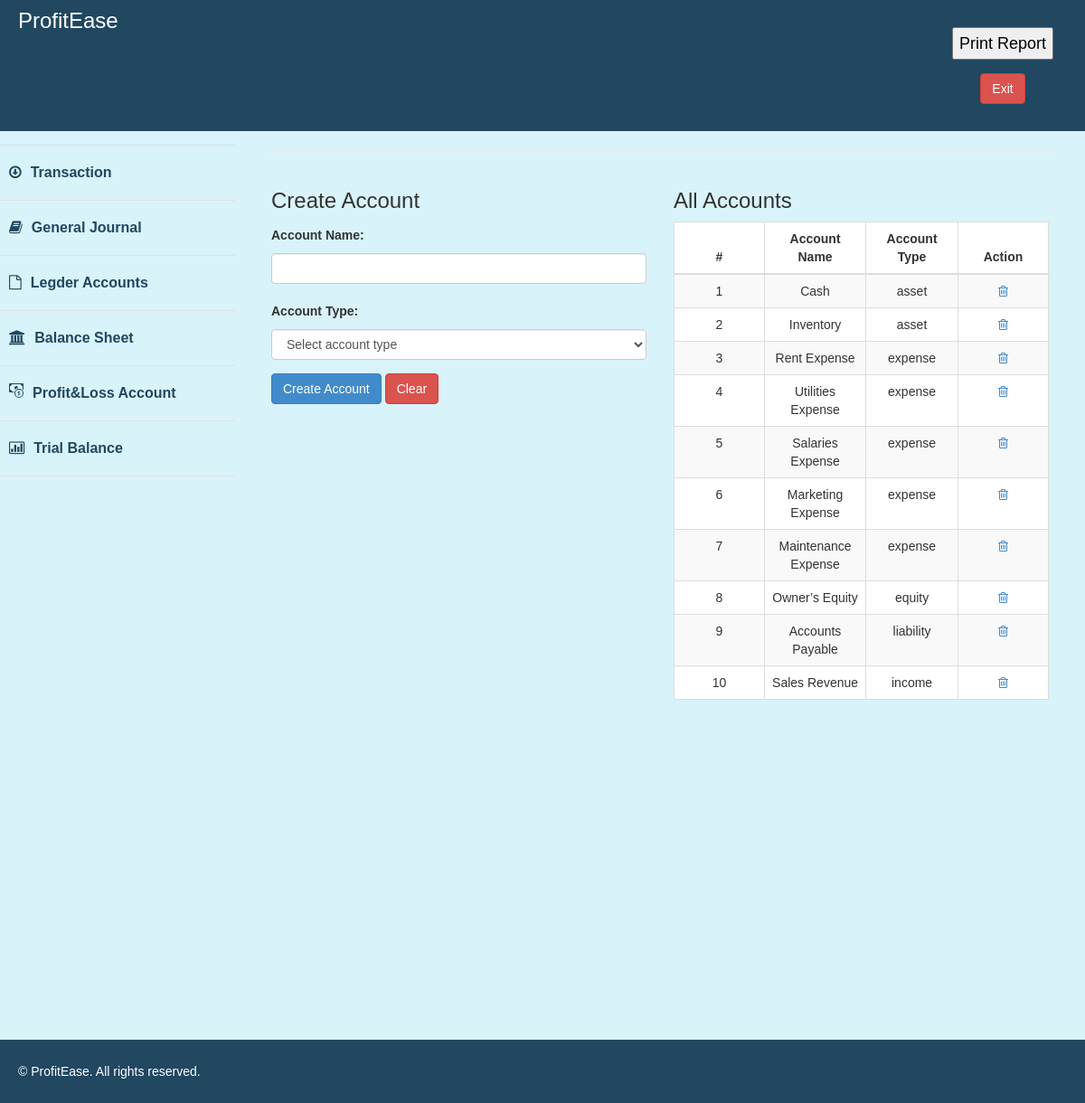
The app's page /com/accounts.php with its own data.
### tables this page shows
CREATE TABLE `accounts` (
  `account_id` int(11) NOT NULL,
  `account_name` varchar(255) NOT NULL,
  `account_type` enum('asset','expense','equity','liability','income') NOT NULL,
  `user_id` int(11) DEFAULT NULL
);

### com/accounts.php (the view, shortened to what this page needs)
<!DOCTYPE html>
<html xmlns="http://www.w3.org/1999/xhtml">
<head>
    <link href="assets/css/bootstrap.css" rel="stylesheet" />
    <link href="assets/css/font-awesome.css" rel="stylesheet" />
    <link href="assets/css/custom.css" rel="stylesheet" />
</head>
<body>
    <?php
        include '../com/includes/navheader.php';
        include '../com/includes/navtop.php';
    ?>
    <div id="page-wrapper">
        <div id="page-inner">
            <div class="row">
                <div class="col-md-12">
                    <h2>ACCOUNTS</h2>
                </div>
            </div>
            <hr />
            <div class="row">
                <div class="col-lg-6 col-md-6 col-sm-6 col-xs-12">
                    <h3>Create Account</h3>
                    <form action="create_account.php" method="post">
                        <div class="form-group">
                            <label for="account_name">Account Name:</label>
                            <input type="text" class="form-control" id="account_name" name="account_name" required>
                        </div>
                        <div class="form-group">
                            <label for="account_type">Account Type:</label>
                            <select class="form-control" id="account_type" name="account_type" required>
                                <option value="" disabled selected>Select account type</option>
                            </select>
                        </div>
                        <input type="submit" class="btn btn-primary" value="Create Account">
                        <input type="reset" class="btn btn-danger" value="Clear">
                    </form>
                </div>
                <div class="col-lg-6 col-md-6">
                    <h3>All Accounts</h3>
                    <table class="table table-striped table-bordered table-hover">
                        <thead>
                            <tr>
                                <th>#</th>
                                <th>Account Name</th>
                                <th>Account Type</th>
                                <th colspan="2">Action</th>
                            </tr>
                        </thead>
                        <tbody>
                            <?php
                            include "connection.php";
                            $q = "SELECT * FROM accounts";
                            $result = mysqli_query($conn, $q);
                            $i = 0;
                            while ($row = mysqli_fetch_array($result)) {
                                $i++;
                                ?>
                                <tr>
                                    <td><?php echo $i; ?></td>
                                    <td><?php echo htmlspecialchars($row['account_name']); ?></td>
                                    <td><?php echo htmlspecialchars($row['account_type']); ?></td>
                                    <td><a href="delete_account.php?id=<?php echo $row['account_id']; ?>" onclick="return confirm('Are you sure?');"><i class="fa fa-trash-o"></i></a></td>
                                </tr>
                                <?php
                            }
                            ?>
                        </tbody>
                    </table>
                </div>
            </div>
        </div>
    </div>
    <?php include 'footer.php'; ?>
</body>
</html>

### com/assets/css/custom.css (style rules this page uses)
body { font-family: 'Open Sans', sans-serif; line-height:30px; background-color: #d9f3fa; }
#page-wrapper { padding: 15px 15px; min-height: 600px; background: #d9f3fa; }
#page-inner { width:100%; margin:10px 20px 10px 0px; background: #d9f3fa!important; padding:10px; min-height:1050px; }
@media (min-width:768px) { #page-wrapper { margin: 0 0 0 260px; padding: 15px 30px; min-height: 1050px; } }

### com/assets/css/createnewstyle.css (style rules this page uses)
body { margin: 0; font-family: Arial, sans-serif; }
table { border-collapse: collapse; width: 100%; background-color: white; }
th, td { border: 1px solid #999; padding: 10px; min-width: 100px; text-align: center; }

### records on screen
accounts: account_name "Cash", account_type "asset"
accounts: account_name "Inventory", account_type "asset"
accounts: account_name "Rent Expense", account_type "expense"
accounts: account_name "Utilities Expense", account_type "expense"
accounts: account_name "Salaries Expense", account_type "expense"
accounts: account_name "Marketing Expense", account_type "expense"
accounts: account_name "Maintenance Expense", account_type "expense"
accounts: account_name "Owner’s Equity", account_type "equity"
accounts: account_name "Accounts Payable", account_type "liability"
accounts: account_name "Sales Revenue", account_type "income"
